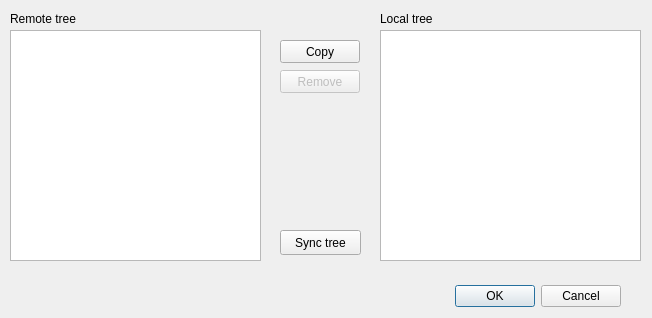
<?xml version="1.0" encoding="UTF-8"?>
<ui version="4.0">
 <class>FilesTree</class>
 <widget class="QDialog" name="FilesTree">
  <property name="geometry">
   <rect>
    <x>0</x>
    <y>0</y>
    <width>652</width>
    <height>318</height>
   </rect>
  </property>
  <property name="windowTitle">
   <string>Dialog</string>
  </property>
  <widget class="QDialogButtonBox" name="buttonBox">
   <property name="geometry">
    <rect>
     <x>30</x>
     <y>280</y>
     <width>591</width>
     <height>32</height>
    </rect>
   </property>
   <property name="orientation">
    <enum>Qt::Horizontal</enum>
   </property>
   <property name="standardButtons">
    <set>QDialogButtonBox::Cancel|QDialogButtonBox::Ok</set>
   </property>
  </widget>
  <widget class="QTreeView" name="treeView">
   <property name="geometry">
    <rect>
     <x>10</x>
     <y>30</y>
     <width>251</width>
     <height>231</height>
    </rect>
   </property>
  </widget>
  <widget class="QPushButton" name="copyButton">
   <property name="geometry">
    <rect>
     <x>280</x>
     <y>40</y>
     <width>80</width>
     <height>23</height>
    </rect>
   </property>
   <property name="text">
    <string>Copy</string>
   </property>
   <property name="checkable">
    <bool>false</bool>
   </property>
   <property name="checked">
    <bool>false</bool>
   </property>
  </widget>
  <widget class="QLabel" name="label">
   <property name="geometry">
    <rect>
     <x>10</x>
     <y>10</y>
     <width>91</width>
     <height>17</height>
    </rect>
   </property>
   <property name="text">
    <string>Remote tree</string>
   </property>
  </widget>
  <widget class="QLabel" name="label_2">
   <property name="geometry">
    <rect>
     <x>380</x>
     <y>10</y>
     <width>81</width>
     <height>17</height>
    </rect>
   </property>
   <property name="text">
    <string>Local tree</string>
   </property>
  </widget>
  <widget class="QPushButton" name="removeButton">
   <property name="enabled">
    <bool>false</bool>
   </property>
   <property name="geometry">
    <rect>
     <x>280</x>
     <y>70</y>
     <width>80</width>
     <height>23</height>
    </rect>
   </property>
   <property name="text">
    <string>Remove</string>
   </property>
  </widget>
  <widget class="QTreeView" name="treeView_2">
   <property name="geometry">
    <rect>
     <x>380</x>
     <y>30</y>
     <width>261</width>
     <height>231</height>
    </rect>
   </property>
  </widget>
  <widget class="QPushButton" name="syncTree">
   <property name="geometry">
    <rect>
     <x>280</x>
     <y>230</y>
     <width>81</width>
     <height>25</height>
    </rect>
   </property>
   <property name="text">
    <string>Sync tree</string>
   </property>
  </widget>
 </widget>
 <resources/>
 <connections>
  <connection>
   <sender>buttonBox</sender>
   <signal>accepted()</signal>
   <receiver>FilesTree</receiver>
   <slot>accept()</slot>
   <hints>
    <hint type="sourcelabel">
     <x>248</x>
     <y>254</y>
    </hint>
    <hint type="destinationlabel">
     <x>157</x>
     <y>274</y>
    </hint>
   </hints>
  </connection>
  <connection>
   <sender>buttonBox</sender>
   <signal>rejected()</signal>
   <receiver>FilesTree</receiver>
   <slot>reject()</slot>
   <hints>
    <hint type="sourcelabel">
     <x>316</x>
     <y>260</y>
    </hint>
    <hint type="destinationlabel">
     <x>286</x>
     <y>274</y>
    </hint>
   </hints>
  </connection>
 </connections>
</ui>
